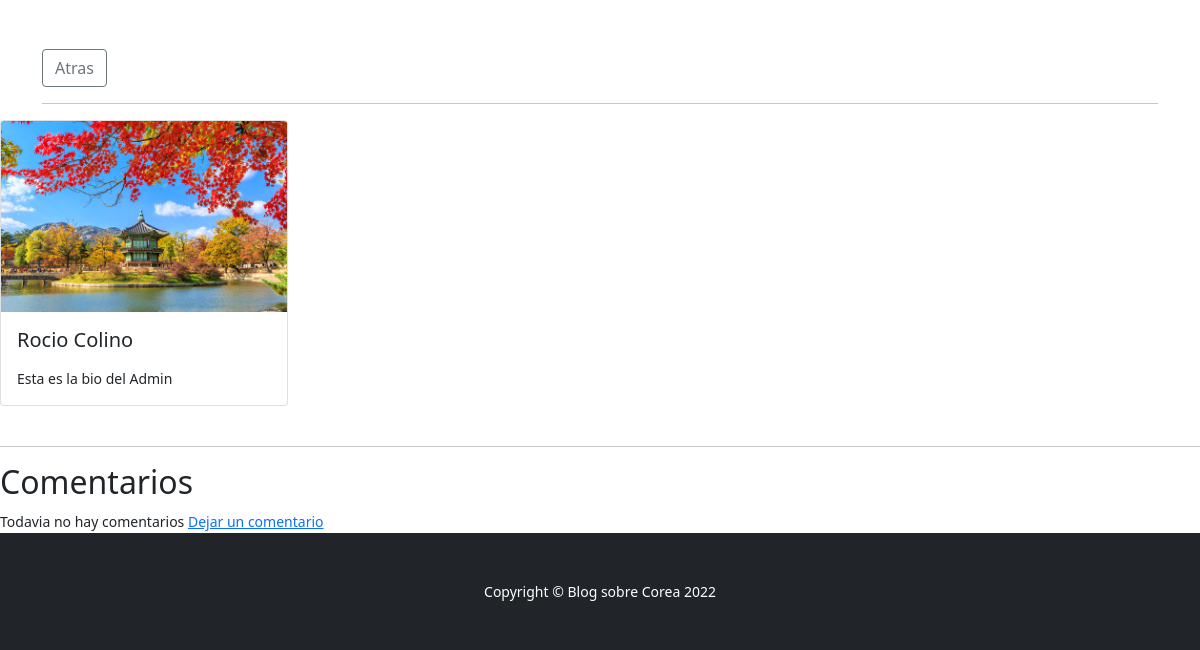
The page /post_detalles/12 (lower part) on the database as committed earlier.
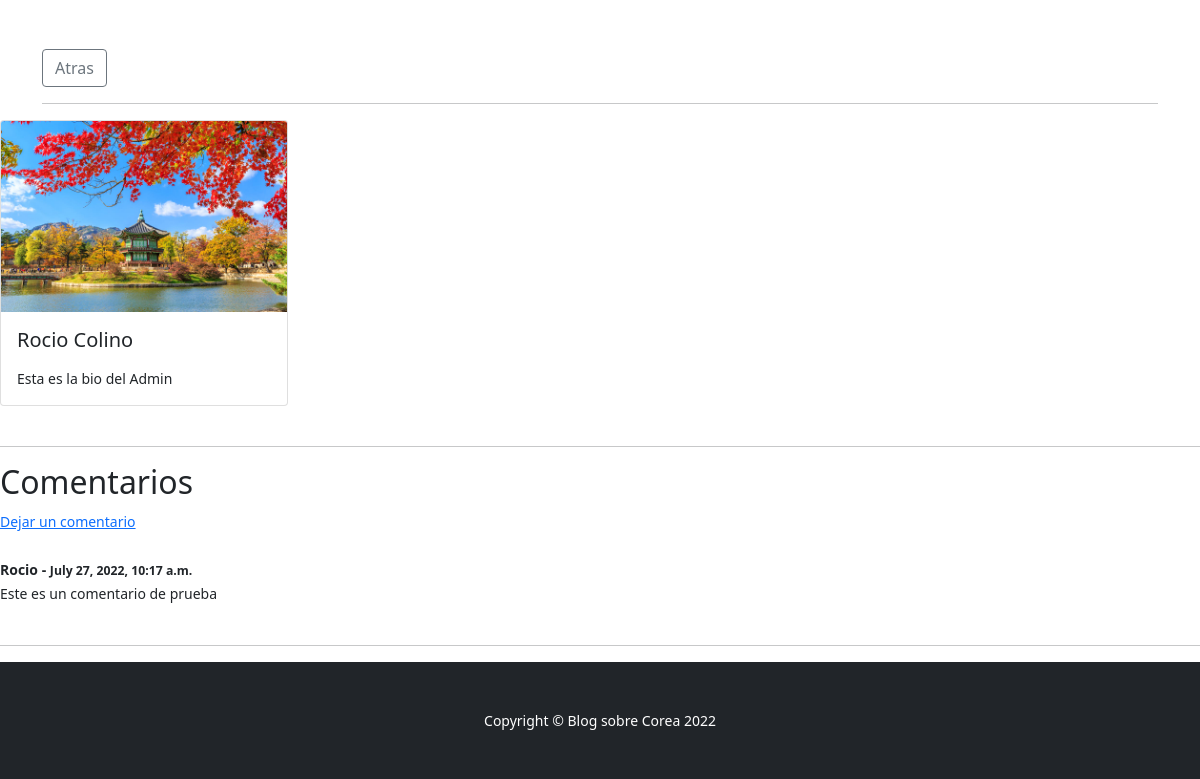
The same page on the database as committed later.
### Blog/models.py (models this page shows, shortened)
class Comment(models.Model):
    post=models.ForeignKey(Post, related_name="comments",on_delete=models.CASCADE)
    name=models.CharField(max_length=255)
    body=models.TextField()
    date_added=models.DateTimeField(auto_now_add=True)

### Blog/views.py (the view)
# urls.py: path('post_detalles/<int:pk>', PostDetailView.as_view(), name='post-detalles'),
class PostDetailView(DetailView):
    model=Post
    template_name='Blog/post_detalles.html'

### Blog/templates/Blog/post_detalles.html (shortened to what this page needs)
{% extends "Blog/padre.html" %}
{% load static %}
{% block contenidoQueCambia %}
    <br/>
    <div class="container">
        <small>Por: {{ post.autor.first_name }} {{ post.autor.last_name }}
        <small>{{ post.fecha }}</small><br/>
            <br/><br/>
        <br/><br/>
            <a href="{% url 'blog' %}" class="btn btn-outline-secondary">Atras</a>
        <br/>
        <hr>
    </div>
    <div class="card" style="width: 18rem;">
        {% if post.autor.perfil.avatar %}
            <img src="{{ post.autor.perfil.avatar.url}}" class="card-img-top">
        {% endif %}
            <div class="card-body">
          <h5 class="card-title"><p>{{ post.autor.first_name }} {{ post.autor.last_name }}</p></h5>
          <p class="card-text">{{ post.autor.perfil.bio}}</p>
        </div>
      </div>
<hr>
<h2>Comentarios</h2>
{% if not post.comments.all%}
    Todavia no hay comentarios <a href="{% url 'add_comment' post.pk %}"> Dejar un comentario</a>
{% else %}
<a href="{% url 'add_comment' post.pk %}"> Dejar un comentario</a>
<br/><br/>
    {% for comment in post.comments.all %}
        <strong>
            {{ comment.name }} -
            <small>{{ comment.date_added}}</small>
        </strong>
        <br/>
        {{ comment.body }}
        <br/><br/>
        <hr>
    {% endfor %}
{% endif %}
{% endblock %}

Rows that differ between the two databases and show on the page:
added Comment: name "Rocio", date_added "July 27, 2022, 10:17 a.m.", body "Este es un comentario de prueba"
Other text that changed with them:
text no longer shown: "Todavia no hay comentarios"
